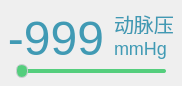
<?xml version="1.0" encoding="UTF-8"?>
<ui version="4.0">
 <class>LeftBottom</class>
 <widget class="QWidget" name="LeftBottom">
  <property name="geometry">
   <rect>
    <x>0</x>
    <y>0</y>
    <width>182</width>
    <height>86</height>
   </rect>
  </property>
  <property name="minimumSize">
   <size>
    <width>182</width>
    <height>86</height>
   </size>
  </property>
  <property name="maximumSize">
   <size>
    <width>182</width>
    <height>86</height>
   </size>
  </property>
  <property name="windowTitle">
   <string>Form</string>
  </property>
  <property name="styleSheet">
   <string notr="true">padding:0px;
margin:0px;</string>
  </property>
  <layout class="QHBoxLayout" name="horizontalLayout">
   <property name="spacing">
    <number>0</number>
   </property>
   <property name="leftMargin">
    <number>0</number>
   </property>
   <property name="topMargin">
    <number>0</number>
   </property>
   <property name="rightMargin">
    <number>0</number>
   </property>
   <property name="bottomMargin">
    <number>0</number>
   </property>
   <item>
    <widget class="QWidget" name="widgetContent" native="true">
     <property name="styleSheet">
      <string notr="true">#widgetContent{
	border:none;
	background-image: url(:/public/left/left_pressure_container.png);
}</string>
     </property>
     <widget class="QLabel" name="labelValue">
      <property name="geometry">
       <rect>
        <x>0</x>
        <y>14</y>
        <width>112</width>
        <height>48</height>
       </rect>
      </property>
      <property name="minimumSize">
       <size>
        <width>112</width>
        <height>48</height>
       </size>
      </property>
      <property name="maximumSize">
       <size>
        <width>16777215</width>
        <height>48</height>
       </size>
      </property>
      <property name="styleSheet">
       <string notr="true">font-size:48px;
font-weight:blod;
color:#409ab4;</string>
      </property>
      <property name="text">
       <string>-999</string>
      </property>
      <property name="alignment">
       <set>Qt::AlignCenter</set>
      </property>
     </widget>
     <widget class="QLabel" name="labelName">
      <property name="geometry">
       <rect>
        <x>114</x>
        <y>14</y>
        <width>64</width>
        <height>20</height>
       </rect>
      </property>
      <property name="minimumSize">
       <size>
        <width>64</width>
        <height>20</height>
       </size>
      </property>
      <property name="maximumSize">
       <size>
        <width>16777215</width>
        <height>20</height>
       </size>
      </property>
      <property name="styleSheet">
       <string notr="true">font-size:20px;
color:#409ab4;</string>
      </property>
      <property name="text">
       <string>动脉压</string>
      </property>
     </widget>
     <widget class="QLabel" name="labelUnit">
      <property name="geometry">
       <rect>
        <x>114</x>
        <y>37</y>
        <width>64</width>
        <height>22</height>
       </rect>
      </property>
      <property name="minimumSize">
       <size>
        <width>64</width>
        <height>22</height>
       </size>
      </property>
      <property name="maximumSize">
       <size>
        <width>16777215</width>
        <height>22</height>
       </size>
      </property>
      <property name="styleSheet">
       <string notr="true">font-size:18px;
color:#409ab4;</string>
      </property>
      <property name="text">
       <string>mmHg</string>
      </property>
     </widget>
     <widget class="QPushButton" name="pushButton">
      <property name="geometry">
       <rect>
        <x>0</x>
        <y>0</y>
        <width>182</width>
        <height>86</height>
       </rect>
      </property>
      <property name="cursor">
       <cursorShape>PointingHandCursor</cursorShape>
      </property>
      <property name="styleSheet">
       <string notr="true">border:none;</string>
      </property>
      <property name="text">
       <string/>
      </property>
     </widget>
     <widget class="QSlider" name="pressureSlider">
      <property name="geometry">
       <rect>
        <x>16</x>
        <y>60</y>
        <width>150</width>
        <height>22</height>
       </rect>
      </property>
      <property name="styleSheet">
       <string notr="true">/*horizontal ：水平QSlider*/
QSlider::groove:horizontal {
border: none;
}

/*1.滑动过的槽设计参数*/
QSlider::sub-page:horizontal {
 /*槽颜色*/
background: #54ce7d;
 /*外环区域倒圆角度*/
border-radius: 2px;
 /*上遮住区域高度*/
margin-top:9px;
 /*下遮住区域高度*/
margin-bottom:9px;
/*width在这里无效，不写即可*/
}

/*2.未滑动过的槽设计参数*/
QSlider::add-page:horizontal {
/*槽颜色*/
background: #54ce7d;
/*外环大小0px就是不显示，默认也是0*/
border: 0px solid #777;
/*外环区域倒圆角度*/
border-radius: 2px;
 /*上遮住区域高度*/
margin-top:9px;
 /*下遮住区域高度*/
margin-bottom:9px;
}
 
/*3.平时滑动的滑块设计参数*/
QSlider::handle:horizontal {
/*滑块颜色*/
background: #54ce7d;
/*滑块的宽度*/
width: 10px;
/*滑块外环为1px，再加颜色*/
border: 1px solid #cccdd3;
 /*滑块外环倒圆角度*/
border-radius: 6px; 
 /*上遮住区域高度*/
margin-top:4px;
 /*下遮住区域高度*/
margin-bottom:4px;
}

/*4.手动拉动时显示的滑块设计参数*/
QSlider::handle:horizontal:hover {
/*滑块颜色*/
background: #54ce7d;
/*滑块的宽度*/
width: 10px;
/*滑块外环为1px，再加颜色*/
border: 1px solid #cccdd3;
 /*滑块外环倒圆角度*/
border-radius: 6px; 
 /*上遮住区域高度*/
margin-top:4px;
 /*下遮住区域高度*/
margin-bottom:4px;
}
</string>
      </property>
      <property name="orientation">
       <enum>Qt::Horizontal</enum>
      </property>
     </widget>
     <zorder>labelUnit</zorder>
     <zorder>labelValue</zorder>
     <zorder>labelName</zorder>
     <zorder>pressureSlider</zorder>
     <zorder>pushButton</zorder>
    </widget>
   </item>
  </layout>
 </widget>
 <resources/>
 <connections/>
</ui>
